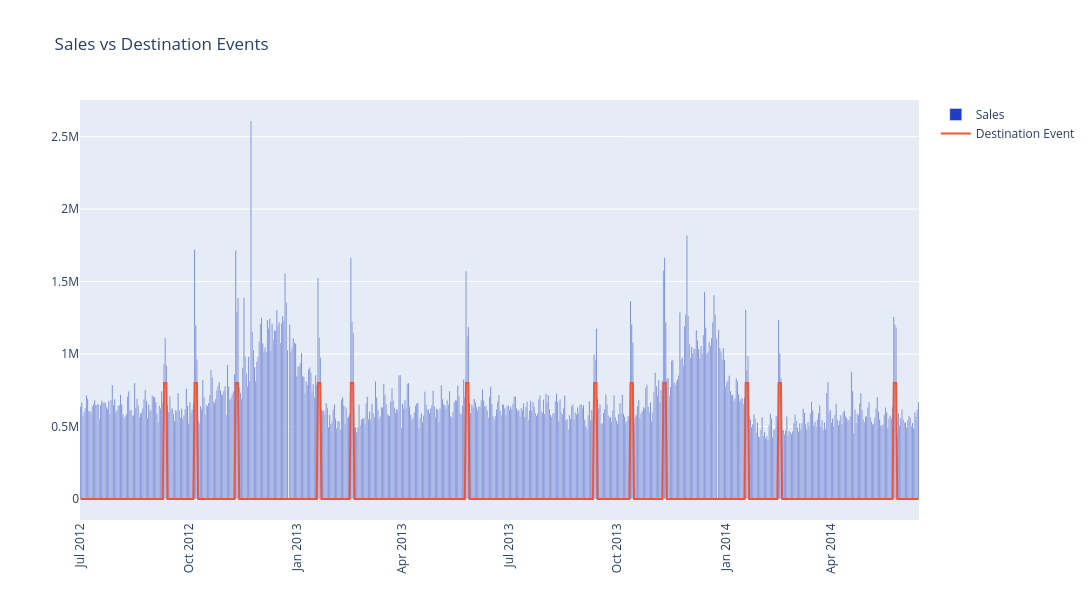

Here is the notebook cell this chart was saved with:
### Code cell
trace1 = go.Bar(
    x = data_engineered.index,
    y = data_engineered['Sales'],
    name = 'Sales',
    marker=dict(color='rgb(34,60,192)')
)
trace2 = go.Scatter(
    x = data_engineered.index,
    y = data_engineered['DestinationEvent']*800000,
    name='Destination Event',
)

fig = make_subplots(rows=1, cols=1)
fig.add_trace(trace1, row=1, col=1)
fig.add_trace(trace2, row=1, col=1)
fig['layout'].update(height = 600, width = 1100, title = 'Sales vs Destination Events', xaxis=dict(tickangle=-90))

iplot(fig)

### Figure 1 — Plotly figure (JSON) as saved in the notebook; plotly's stock layout.template omitted (floating-point values rounded to 4 significant figures; data arrays with more than 128 entries replaced by an {"elided": "..."} marker saying what was removed)
{"data": [{"marker": {"color": "rgb(34,60,192)"}, "name": "Sales", "type": "bar", "x": {"elided": "714 str values"}, "xaxis": "x", "y": {"elided": "714 int values"}, "yaxis": "y"}, {"name": "Destination Event", "type": "scatter", "x": {"elided": "714 str values"}, "xaxis": "x", "y": {"elided": "714 int values"}, "yaxis": "y"}], "layout": {"height": 600, "title": {"text": "Sales vs Destination Events"}, "width": 1100, "xaxis": {"anchor": "y", "domain": [0, 1], "tickangle": -90}, "yaxis": {"anchor": "x", "domain": [0, 1]}}}
